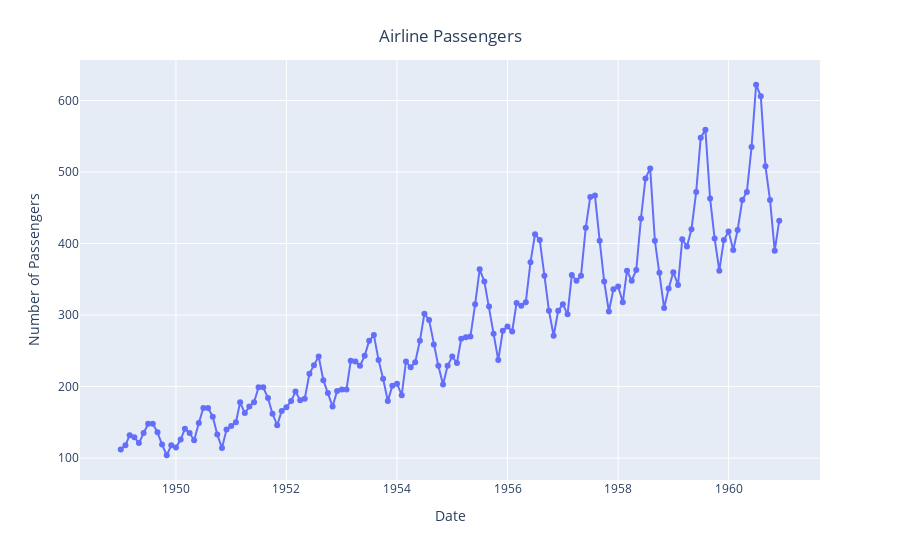

Here is the notebook cell this chart was saved with:
### Code cell
fig = px.line(x=y.index.to_timestamp(),
              y=y,
              labels={
                  "y": "Number of Passengers",
                  "x": "Date"
              },
              markers=True
             )

fig.update_layout(
    title={
        'text': "Airline Passengers",
        'x':0.5,
        'xanchor': 'center',
        'yanchor': 'top'
    }
)

fig.show()

### Figure 1 — Plotly figure (JSON) as saved in the notebook; plotly's stock layout.template omitted (floating-point values rounded to 4 significant figures; data arrays with more than 128 entries replaced by an {"elided": "..."} marker saying what was removed)
{"data": [{"hovertemplate": "Date=%{x}<br>Number of Passengers=%{y}<extra></extra>", "legendgroup": "", "line": {"color": "#636efa", "dash": "solid"}, "marker": {"symbol": "circle"}, "mode": "lines+markers", "name": "", "orientation": "v", "showlegend": false, "type": "scatter", "x": {"elided": "144 str values"}, "xaxis": "x", "y": {"elided": "144 int values"}, "yaxis": "y"}], "layout": {"legend": {"tracegroupgap": 0}, "margin": {"t": 60}, "title": {"text": "Airline Passengers", "x": 0.5, "xanchor": "center", "yanchor": "top"}, "xaxis": {"anchor": "y", "domain": [0, 1], "title": {"text": "Date"}}, "yaxis": {"anchor": "x", "domain": [0, 1], "title": {"text": "Number of Passengers"}}}}
